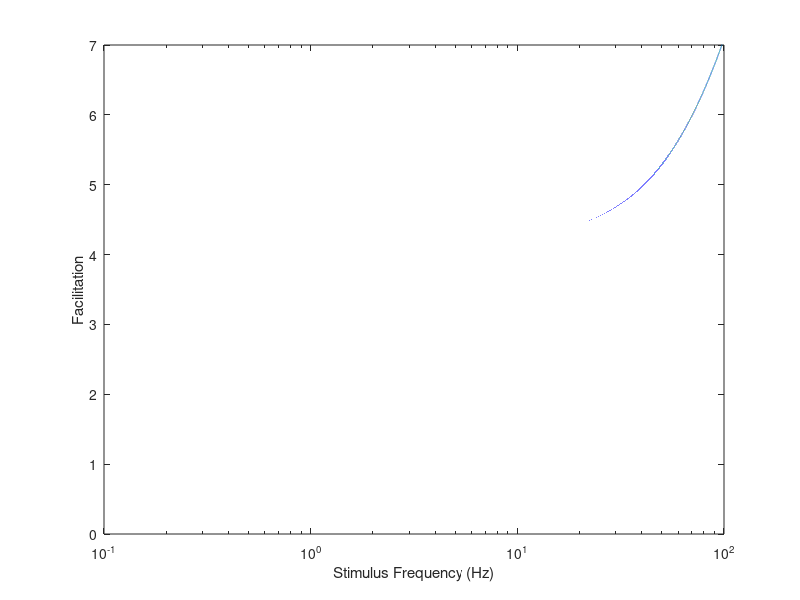

Source code (MATLAB):
% facilitation curve

tpcp=200;
k1=3.75e-3;
k2=2.5e-3;
k3=5e-4;

km1=4e-4;
km2=1e-3;
km3=0.1;
K1=km1/k1;
K2 = km2/k2;
K3 = km3/k3;

T=[1/0.186:0.001:10000];
a1=exp(-km1*(T+tpcp/K1));  
a2=exp(-km2*(T+tpcp/K2));
a3=exp(-km3*(T+tpcp/K3));

Fmax = (1./(1-a1)).*(1./(1-a2)).*(1./(1-a3)); 
    

semilogx(1000./T,Fmax)
xlabel('Stimulus Frequency (Hz)')
ylabel('Facilitation')
axis([0.1 100 0 7])
